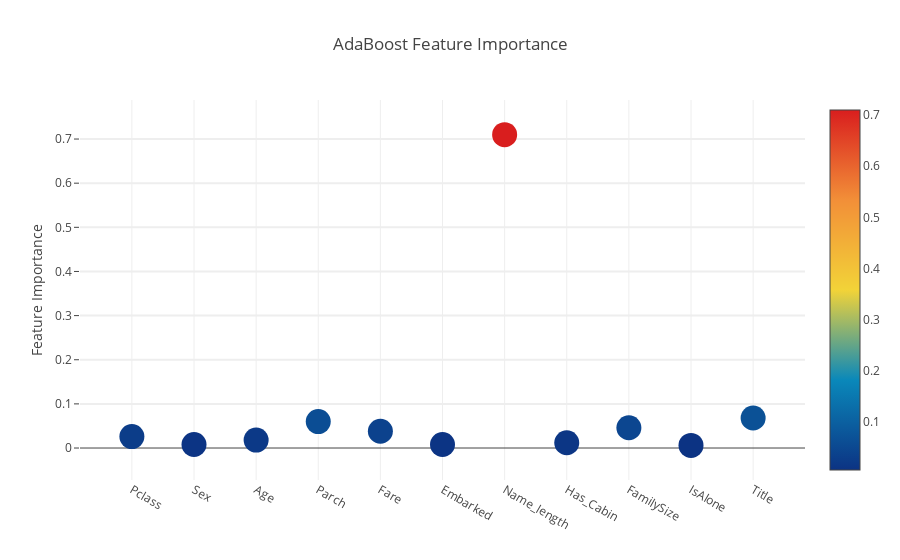

This figure's notebook cell:
### Code cell
# Scatter plot
trace = go.Scatter(
    y = feature_dataframe['AdaBoost feature importances'].values, 
    x = feature_dataframe['features'].values, 
    mode = 'markers', 
    marker = dict(
        sizemode = 'diameter', 
        sizeref = 1, 
        size = 25, 
#         size = feature_dataframe['AdaBoost feature importances'].values, 
#         color = np.random.rand(500), # set color equal to a variable
        color = feature_dataframe['AdaBoost feature importances'].values, 
        colorscale = 'Portland', 
        showscale = True
    ), 
    text = feature_dataframe['features'].values
)
data = [trace]

layout = go.Layout(
    autosize = True, 
    title = 'AdaBoost Feature Importance', 
    hovermode = 'closest', 
#     xaxis = dict(
#         title = 'Pop', 
#         ticklen = 5, 
#         zeroline = False, 
#         gridwidth = 2
#     ), 
    yaxis = dict(
        title = 'Feature Importance', 
        ticklen = 5, 
        gridwidth = 2
    ), 
    showlegend = False
)
fig = go.Figure(data=data, layout=layout)
py.iplot(fig, filename='scatter_2017_12_2')

### Figure 1 — Plotly figure (JSON) as saved in the notebook; plotly's stock layout.template omitted (floating-point values rounded to 4 significant figures)
{"data": [{"marker": {"color": [0.026, 0.008, 0.018, 0.06, 0.038, 0.008, 0.71, 0.012, 0.046, 0.006, 0.068], "colorscale": "Portland", "showscale": true, "size": 25, "sizemode": "diameter", "sizeref": 1}, "mode": "markers", "text": ["Pclass", "Sex", "Age", "Parch", "Fare", "Embarked", "Name_length", "Has_Cabin", "FamilySize", "IsAlone", "Title"], "type": "scatter", "x": ["Pclass", "Sex", "Age", "Parch", "Fare", "Embarked", "Name_length", "Has_Cabin", "FamilySize", "IsAlone", "Title"], "y": [0.026, 0.008, 0.018, 0.06, 0.038, 0.008, 0.71, 0.012, 0.046, 0.006, 0.068]}], "layout": {"autosize": true, "hovermode": "closest", "showlegend": false, "title": "AdaBoost Feature Importance", "yaxis": {"gridwidth": 2, "ticklen": 5, "title": "Feature Importance"}}}
